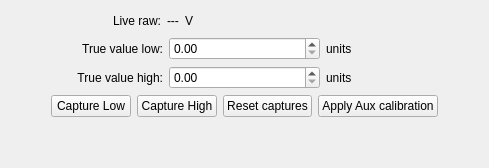
         <widget class="QWidget" name="tabCalAux">
          <attribute name="title">
           <string>Aux Inputs</string>
          </attribute>
          <layout class="QVBoxLayout" name="verticalLayoutCalAux">
           <item>
            <layout class="QHBoxLayout" name="layoutAuxCalLiveRaw">
             <item>
              <widget class="QLabel" name="labelAuxCalLiveRaw">
               <property name="minimumSize">
                <size>
                 <width>150</width>
                 <height>0</height>
                </size>
               </property>
               <property name="text">
                <string>Live raw:</string>
               </property>
               <property name="alignment">
                <set>Qt::AlignmentFlag::AlignRight|Qt::AlignmentFlag::AlignTrailing|Qt::AlignmentFlag::AlignVCenter</set>
               </property>
              </widget>
             </item>
             <item>
              <widget class="QLabel" name="labelAuxCalLiveRawValue">
               <property name="text">
                <string>---</string>
               </property>
              </widget>
             </item>
             <item>
              <widget class="QLabel" name="labelAuxCalLiveRawUnit">
               <property name="text">
                <string>V</string>
               </property>
              </widget>
             </item>
             <item>
              <spacer name="horizontalSpacerAuxCalLiveRaw">
               <property name="orientation">
                <enum>Qt::Orientation::Horizontal</enum>
               </property>
               <property name="sizeHint" stdset="0">
                <size>
                 <width>40</width>
                 <height>20</height>
                </size>
               </property>
              </spacer>
             </item>
            </layout>
           </item>
           <item>
            <layout class="QHBoxLayout" name="layoutAuxCalTrueLow">
             <item>
              <widget class="QLabel" name="labelAuxCalTrueLow">
               <property name="minimumSize">
                <size>
                 <width>150</width>
                 <height>0</height>
                </size>
               </property>
               <property name="text">
                <string>True value low:</string>
               </property>
               <property name="alignment">
                <set>Qt::AlignmentFlag::AlignRight|Qt::AlignmentFlag::AlignTrailing|Qt::AlignmentFlag::AlignVCenter</set>
               </property>
              </widget>
             </item>
             <item>
              <widget class="QDoubleSpinBox" name="doubleAuxCalTrueLow"/>
             </item>
             <item>
              <widget class="QLabel" name="labelAuxCalUnitsLow">
               <property name="text">
                <string>units</string>
               </property>
              </widget>
             </item>
            </layout>
           </item>
           <item>
            <layout class="QHBoxLayout" name="layoutAuxCalTrueHigh">
             <item>
              <widget class="QLabel" name="labelAuxCalTrueHigh">
               <property name="minimumSize">
                <size>
                 <width>150</width>
                 <height>0</height>
                </size>
               </property>
               <property name="text">
                <string>True value high:</string>
               </property>
               <property name="alignment">
                <set>Qt::AlignmentFlag::AlignRight|Qt::AlignmentFlag::AlignTrailing|Qt::AlignmentFlag::AlignVCenter</set>
               </property>
              </widget>
             </item>
             <item>
              <widget class="QDoubleSpinBox" name="doubleAuxCalTrueHigh"/>
             </item>
             <item>
              <widget class="QLabel" name="labelAuxCalUnitsHigh">
               <property name="text">
                <string>units</string>
               </property>
              </widget>
             </item>
            </layout>
           </item>
           <item>
            <layout class="QHBoxLayout" name="layoutAuxCalButtons">
             <item>
              <spacer name="horizontalSpacerAuxCalButtonsLeft">
               <property name="orientation">
                <enum>Qt::Orientation::Horizontal</enum>
               </property>
               <property name="sizeHint" stdset="0">
                <size>
                 <width>40</width>
                 <height>20</height>
                </size>
               </property>
              </spacer>
             </item>
             <item>
              <widget class="QPushButton" name="pushButtonAuxCalCaptureLow">
               <property name="text">
                <string>Capture Low</string>
               </property>
              </widget>
             </item>
             <item>
              <widget class="QPushButton" name="pushButtonAuxCalCaptureHigh">
               <property name="text">
                <string>Capture High</string>
               </property>
              </widget>
             </item>
             <item>
              <widget class="QPushButton" name="pushButtonAuxCalReset">
               <property name="text">
                <string>Reset captures</string>
               </property>
              </widget>
             </item>
             <item>
              <widget class="QPushButton" name="pushButtonAuxCalApply">
               <property name="text">
                <string>Apply Aux calibration</string>
               </property>
              </widget>
             </item>
             <item>
              <spacer name="horizontalSpacerAuxCalButtonsRight">
               <property name="orientation">
                <enum>Qt::Orientation::Horizontal</enum>
               </property>
               <property name="sizeHint" stdset="0">
                <size>
                 <width>40</width>
                 <height>20</height>
                </size>
               </property>
              </spacer>
             </item>
            </layout>
           </item>
           <item>
            <spacer name="verticalSpacerAuxCal">
             <property name="orientation">
              <enum>Qt::Orientation::Vertical</enum>
             </property>
             <property name="sizeHint" stdset="0">
              <size>
               <width>20</width>
               <height>40</height>
              </size>
             </property>
            </spacer>
           </item>
          </layout>
         </widget>
